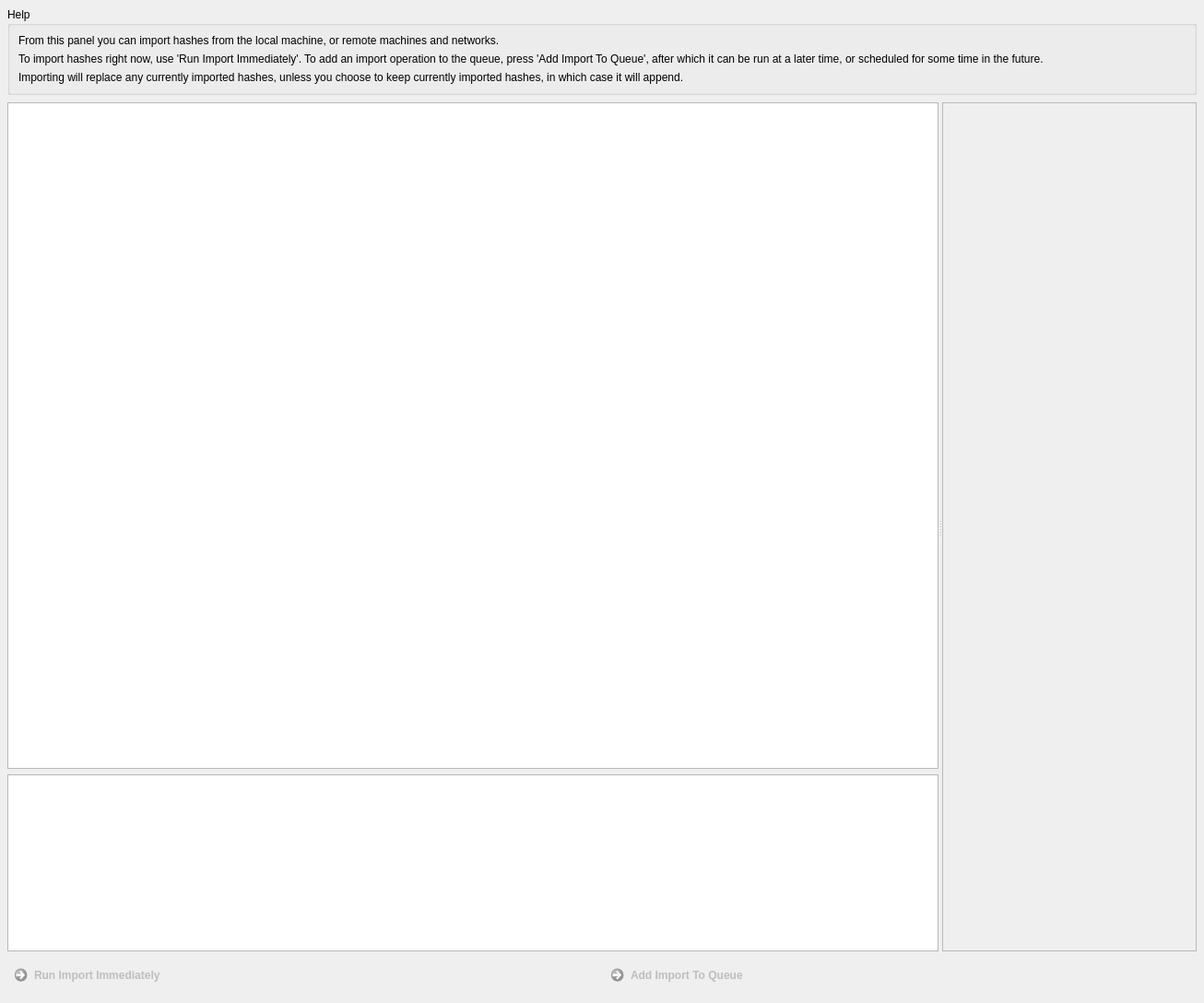
<?xml version="1.0" encoding="UTF-8"?>
<ui version="4.0">
 <class>ImportForm</class>
 <widget class="QWidget" name="ImportForm">
  <property name="geometry">
   <rect>
    <x>0</x>
    <y>0</y>
    <width>1306</width>
    <height>1088</height>
   </rect>
  </property>
  <property name="sizePolicy">
   <sizepolicy hsizetype="Expanding" vsizetype="Expanding">
    <horstretch>0</horstretch>
    <verstretch>0</verstretch>
   </sizepolicy>
  </property>
  <property name="windowTitle">
   <string>Form</string>
  </property>
  <layout class="QVBoxLayout" name="verticalLayout_2">
   <property name="spacing">
    <number>8</number>
   </property>
   <property name="leftMargin">
    <number>8</number>
   </property>
   <property name="topMargin">
    <number>8</number>
   </property>
   <property name="rightMargin">
    <number>8</number>
   </property>
   <property name="bottomMargin">
    <number>8</number>
   </property>
   <item>
    <widget class="QGroupBox" name="help">
     <property name="sizePolicy">
      <sizepolicy hsizetype="Preferred" vsizetype="Preferred">
       <horstretch>0</horstretch>
       <verstretch>0</verstretch>
      </sizepolicy>
     </property>
     <property name="title">
      <string>Help</string>
     </property>
     <layout class="QVBoxLayout" name="verticalLayout_3">
      <property name="spacing">
       <number>6</number>
      </property>
      <property name="leftMargin">
       <number>9</number>
      </property>
      <property name="topMargin">
       <number>9</number>
      </property>
      <property name="rightMargin">
       <number>9</number>
      </property>
      <property name="bottomMargin">
       <number>9</number>
      </property>
      <item>
       <widget class="QLabel" name="label">
        <property name="sizePolicy">
         <sizepolicy hsizetype="Preferred" vsizetype="Minimum">
          <horstretch>0</horstretch>
          <verstretch>0</verstretch>
         </sizepolicy>
        </property>
        <property name="text">
         <string>From this panel you can import hashes from the local machine, or remote machines and networks.</string>
        </property>
        <property name="wordWrap">
         <bool>true</bool>
        </property>
       </widget>
      </item>
      <item>
       <widget class="QLabel" name="label_3">
        <property name="sizePolicy">
         <sizepolicy hsizetype="Preferred" vsizetype="Minimum">
          <horstretch>0</horstretch>
          <verstretch>0</verstretch>
         </sizepolicy>
        </property>
        <property name="text">
         <string>To import hashes right now, use 'Run Import Immediately'. To add an import operation to the queue, press 'Add Import To Queue', after which it can be run at a later time, or scheduled for some time in the future.</string>
        </property>
        <property name="wordWrap">
         <bool>true</bool>
        </property>
       </widget>
      </item>
      <item>
       <widget class="QLabel" name="label_4">
        <property name="sizePolicy">
         <sizepolicy hsizetype="Preferred" vsizetype="Minimum">
          <horstretch>0</horstretch>
          <verstretch>0</verstretch>
         </sizepolicy>
        </property>
        <property name="text">
         <string>Importing will replace any currently imported hashes, unless you choose to keep currently imported hashes, in which case it will append.</string>
        </property>
        <property name="wordWrap">
         <bool>true</bool>
        </property>
       </widget>
      </item>
     </layout>
    </widget>
   </item>
   <item>
    <widget class="QSplitter" name="splitter">
     <property name="sizePolicy">
      <sizepolicy hsizetype="Preferred" vsizetype="Expanding">
       <horstretch>0</horstretch>
       <verstretch>0</verstretch>
      </sizepolicy>
     </property>
     <property name="orientation">
      <enum>Qt::Horizontal</enum>
     </property>
     <property name="childrenCollapsible">
      <bool>false</bool>
     </property>
     <widget class="QWidget" name="Left" native="true">
      <property name="sizePolicy">
       <sizepolicy hsizetype="Expanding" vsizetype="Preferred">
        <horstretch>0</horstretch>
        <verstretch>0</verstretch>
       </sizepolicy>
      </property>
      <layout class="QVBoxLayout" name="verticalLayout">
       <property name="leftMargin">
        <number>0</number>
       </property>
       <property name="topMargin">
        <number>0</number>
       </property>
       <property name="rightMargin">
        <number>0</number>
       </property>
       <property name="bottomMargin">
        <number>0</number>
       </property>
       <item>
        <widget class="QTreeView" name="Tree">
         <property name="sizePolicy">
          <sizepolicy hsizetype="Preferred" vsizetype="Expanding">
           <horstretch>0</horstretch>
           <verstretch>0</verstretch>
          </sizepolicy>
         </property>
         <property name="maximumSize">
          <size>
           <width>16777215</width>
           <height>16777215</height>
          </size>
         </property>
         <property name="editTriggers">
          <set>QAbstractItemView::NoEditTriggers</set>
         </property>
         <property name="selectionMode">
          <enum>QAbstractItemView::SingleSelection</enum>
         </property>
         <property name="selectionBehavior">
          <enum>QAbstractItemView::SelectItems</enum>
         </property>
         <property name="iconSize">
          <size>
           <width>24</width>
           <height>24</height>
          </size>
         </property>
        </widget>
       </item>
       <item>
        <widget class="QTextEdit" name="Desc">
         <property name="sizePolicy">
          <sizepolicy hsizetype="Preferred" vsizetype="Preferred">
           <horstretch>0</horstretch>
           <verstretch>0</verstretch>
          </sizepolicy>
         </property>
         <property name="maximumSize">
          <size>
           <width>16777215</width>
           <height>16777215</height>
          </size>
         </property>
         <property name="readOnly">
          <bool>true</bool>
         </property>
        </widget>
       </item>
      </layout>
     </widget>
     <widget class="QWidget" name="Right" native="true">
      <property name="sizePolicy">
       <sizepolicy hsizetype="Preferred" vsizetype="Expanding">
        <horstretch>0</horstretch>
        <verstretch>1</verstretch>
       </sizepolicy>
      </property>
      <layout class="QVBoxLayout" name="verticalLayout_4">
       <property name="spacing">
        <number>8</number>
       </property>
       <property name="leftMargin">
        <number>0</number>
       </property>
       <property name="topMargin">
        <number>0</number>
       </property>
       <property name="rightMargin">
        <number>0</number>
       </property>
       <property name="bottomMargin">
        <number>0</number>
       </property>
       <item>
        <widget class="QScrollArea" name="OptionsView">
         <property name="sizePolicy">
          <sizepolicy hsizetype="Expanding" vsizetype="Expanding">
           <horstretch>0</horstretch>
           <verstretch>0</verstretch>
          </sizepolicy>
         </property>
         <property name="widgetResizable">
          <bool>true</bool>
         </property>
         <property name="alignment">
          <set>Qt::AlignLeading|Qt::AlignLeft|Qt::AlignTop</set>
         </property>
         <widget class="QWidget" name="scrollAreaWidgetContents">
          <property name="geometry">
           <rect>
            <x>0</x>
            <y>0</y>
            <width>451</width>
            <height>802</height>
           </rect>
          </property>
          <property name="sizePolicy">
           <sizepolicy hsizetype="Preferred" vsizetype="Expanding">
            <horstretch>0</horstretch>
            <verstretch>1</verstretch>
           </sizepolicy>
          </property>
          <layout class="QGridLayout" name="gridLayout_3"/>
         </widget>
        </widget>
       </item>
      </layout>
     </widget>
    </widget>
   </item>
   <item>
    <layout class="QHBoxLayout" name="horizontalLayout">
     <property name="spacing">
      <number>8</number>
     </property>
     <property name="rightMargin">
      <number>4</number>
     </property>
     <property name="bottomMargin">
      <number>4</number>
     </property>
     <item>
      <widget class="QCommandLinkButton" name="RunButton">
       <property name="enabled">
        <bool>false</bool>
       </property>
       <property name="sizePolicy">
        <sizepolicy hsizetype="Preferred" vsizetype="Maximum">
         <horstretch>0</horstretch>
         <verstretch>0</verstretch>
        </sizepolicy>
       </property>
       <property name="minimumSize">
        <size>
         <width>0</width>
         <height>0</height>
        </size>
       </property>
       <property name="maximumSize">
        <size>
         <width>16777215</width>
         <height>16777215</height>
        </size>
       </property>
       <property name="text">
        <string>Run Import Immediately</string>
       </property>
       <property name="iconSize">
        <size>
         <width>24</width>
         <height>24</height>
        </size>
       </property>
      </widget>
     </item>
     <item>
      <widget class="QCommandLinkButton" name="AddQueueButton">
       <property name="enabled">
        <bool>false</bool>
       </property>
       <property name="sizePolicy">
        <sizepolicy hsizetype="Preferred" vsizetype="Maximum">
         <horstretch>0</horstretch>
         <verstretch>0</verstretch>
        </sizepolicy>
       </property>
       <property name="minimumSize">
        <size>
         <width>0</width>
         <height>0</height>
        </size>
       </property>
       <property name="maximumSize">
        <size>
         <width>16777215</width>
         <height>16777215</height>
        </size>
       </property>
       <property name="text">
        <string>Add Import To Queue</string>
       </property>
       <property name="icon">
        <iconset resource="../../lc7/resources/darkstyle.qrc">
         <normaloff>:/qss_icons/rc/commandlink.png</normaloff>:/qss_icons/rc/commandlink.png</iconset>
       </property>
       <property name="iconSize">
        <size>
         <width>24</width>
         <height>24</height>
        </size>
       </property>
      </widget>
     </item>
    </layout>
   </item>
  </layout>
 </widget>
 <resources>
  <include location="../../lc7/resources/darkstyle.qrc"/>
 </resources>
 <connections/>
</ui>
